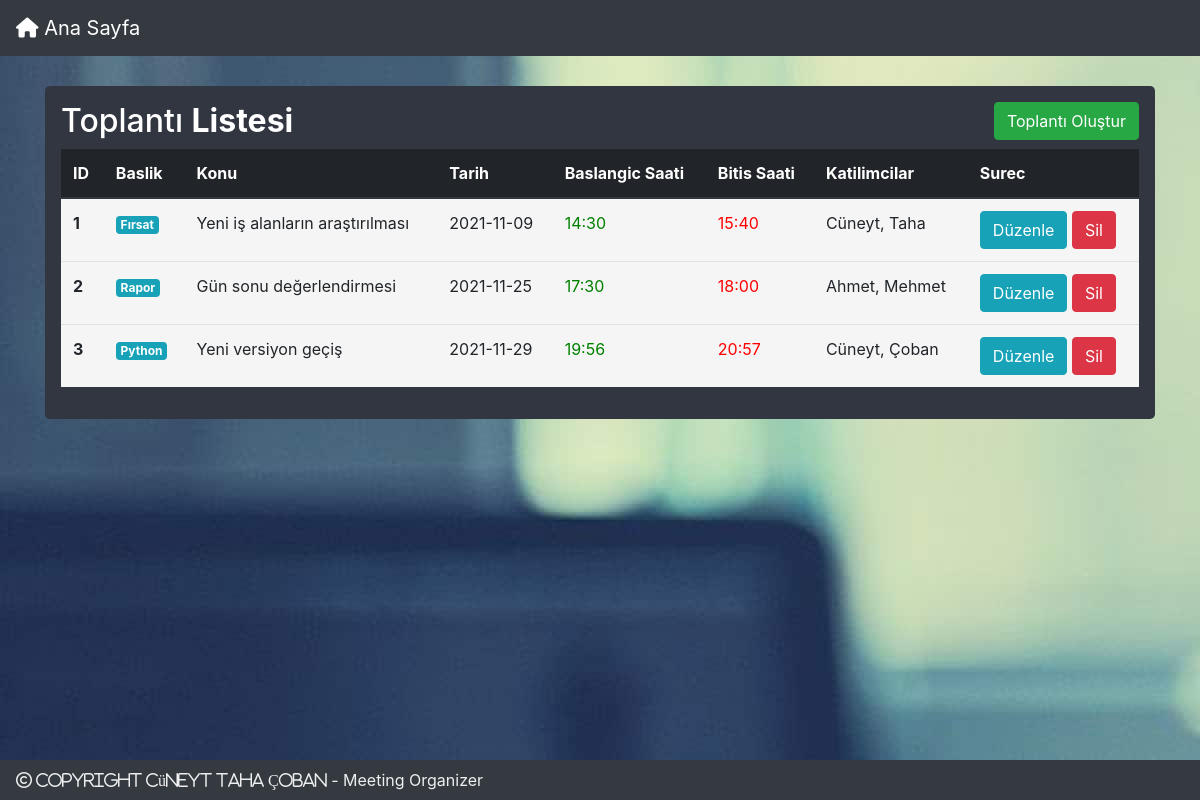
Before: / with the older database file.
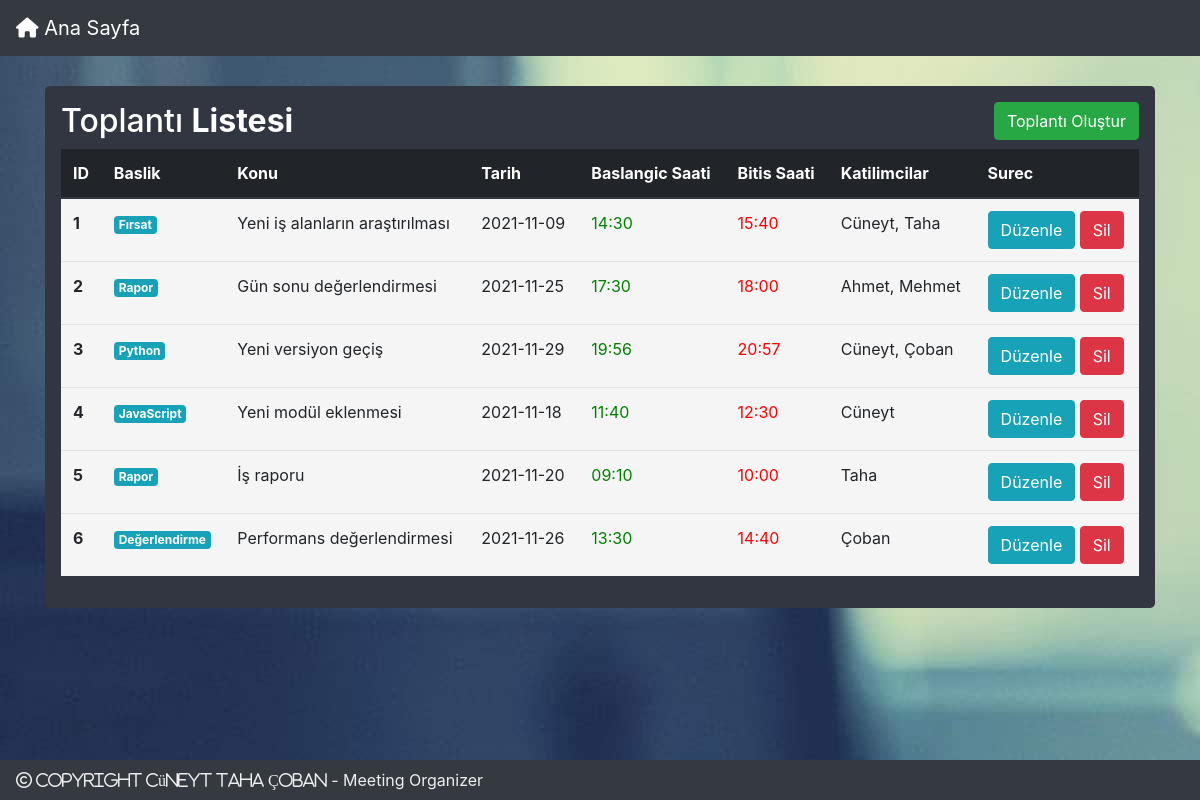
After: the same page with the newer database file.
### app.py (models this page shows, shortened)
class Meet(db.Model):
    __tablename__ = "meet"
    id = db.Column(db.Integer, primary_key=True, autoincrement=True)
    baslik = db.Column(db.String(80))
    konu = db.Column(db.Text)
    tarih = db.Column(db.Text)
    baslangic_saati = db.Column(db.Text)
    bitis_saati = db.Column(db.Text)
    katilimcilar = db.Column(db.Text)

### app.py (the view)
@app.route('/')
def index():
    meets = Meet.query.all()
    return render_template("index.html", meets=meets)

### templates/index.html (shortened to what this page needs)
{% extends "layout.html" %}
{% block body %}
<div class="container">
    <div class="row">
        <div class="col md-12">
            <div class="jumbotron p-3" style="background-color: #323641; margin-top: 30px;">
                <h2 style="color:white">Toplantı <b style="color:white">Listesi </b> <button type="button"
                        class="btn btn-success float-right" data-toggle="modal" data-target="#modaladd">Toplantı
                        Oluştur</button> </h2>
                {% if meets == [] %}
                <div class="alert alert-warning" role="alert">
                    Toplantı Listesinde Hiç Toplantı Bulunmuyor!
                </div>
                {% else %}
                <table class="table">
                    <thead class="thead-dark">
                        <tr>
                            <th scope="col">ID</th>
                            <th scope="col">Baslik</th>
                            <th scope="col">Konu</th>
                            <th scope="col">Tarih</th>
                            <th scope="col">Baslangic Saati</th>
                            <th scope="col">Bitis Saati</th>
                            <th scope="col">Katilimcilar</th>
                            <th scope="col">Surec</th>
                        </tr>
                    </thead>
                    <tbody>
                        {% for i in meets %}
                        <tr>
                            <th style="background-color:rgb(245,245,245);" scope="row">{{ i.id }}</th>
                            <td style="background-color:rgb(245,245,245);"><a href="/update" data-toggle="modal"
                                    data-target="#modaledit{{i.id}}"><span class="badge badge-info">{{
                                        i.baslik }}</span></a></td>
                            <td style="background-color:rgb(245,245,245);white-space: nowrap;
                            overflow: hidden;
                            text-overflow: ellipsis;
                            max-width: 300px;">{{ i.konu }}</td>
                            <td style="background-color:rgb(245,245,245);">{{i.tarih}}</td>
                            <td style="background-color:rgb(245,245,245);color:green;">{{ i.baslangic_saati }}</td>
                            <td style="background-color:rgb(245,245,245);color:red;">{{ i.bitis_saati }}</td>
                            <td style="background-color:rgb(245,245,245);white-space: nowrap;
                            overflow: hidden;
                            text-overflow: ellipsis;
                            max-width: 300px;">{{ i.katilimcilar }}</td>
                            <td style="background-color:rgb(245,245,245);">
                                <a href="/update" class="btn btn-info" data-toggle="modal"
                                    data-target="#modaledit{{i.id}}">Düzenle</a>
                                <a href="/delete/{{i.id}}" class="btn btn-danger btn-xs"
                                    onclick="return confirm('Silmek istediğinizden emin misiniz ?')">Sil</a>
                            </td>
                        </tr>
                        <div id="modaledit{{i.id}}" class="modal fade" role="dialog">
                            {% endfor %}
                        </div>
                    </tbody>
                </table>
                {% endif %}
            </div>
        </div>
    </div>
</div>
{% endblock %}

### templates/layout.html (shortened to what this page needs)
<!DOCTYPE html>
<html lang="en">
<head>
    <link rel="stylesheet" href="https://maxcdn.bootstrapcdn.com/bootstrap/4.0.0/css/bootstrap.min.css"
>
    <link href="../static/fontawesome/css/all.min.css" rel="stylesheet">
</head>
<body background="{{url_for('static',filename='mac_table.jpg')}}">
    <nav class="navbar navbar-dark bg-dark">
        <a class="navbar-brand" href="/">
            <i class="fa fa-home"></i>
            Ana Sayfa
        </a>
    </nav>
    {% block body %}
    {% endblock %}
    <div id="container" class="footer" style="position: fixed; width: 100%;text-align: center; left: 0;
  bottom: 0; ">
        <nav class="navbar navbar-dark bg-dark">
            <span style="color: #eeeeee"><i class="fa fa-copyright"> copyright Cüneyt Taha Çoban</i> - Meeting
                Organizer</span>
        </nav>
    </div>
</body>
</html>

Changed rows visible on the page:
added Meet: id "4", baslik "JavaScript", konu "Yeni modül eklenmesi", tarih "2021-11-18", baslangic_saati "11:40", bitis_saati "12:30", katilimcilar "Cüneyt"
added Meet: id "5", baslik "Rapor", konu "İş raporu", tarih "2021-11-20", baslangic_saati "09:10", bitis_saati "10:00", katilimcilar "Taha"
added Meet: id "6", baslik "Değerlendirme", konu "Performans değerlendirmesi", tarih "2021-11-26", baslangic_saati "13:30", bitis_saati "14:40", katilimcilar "Çoban"
